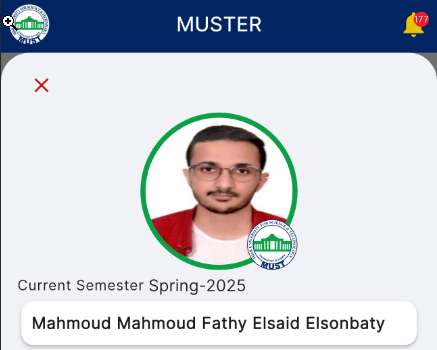
#> input picture Assets/Assignment1-ID.png, 437 x 350 px
$ jupyter execute Lec3.ipynb
#> lines starting #> are read from the running program, lines starting #| are printed output that depends on the picture
# Image Processing Task

## Draw Rectangles

Use **OpenCV** and **Matplotlib** to draw the following rectangles:

- From **(100, 100)** to **(150, 200)**
- From **(200, 200)** to **(300, 300)**
- From **(250, 320)** to **(400, 400)**

---

## Work With Your ID Photo

1. **Take a photo of your ID**
2. **Write your name** on the photo
3. **Draw circles** on the corners of the ID
4. **Draw a line** under your name

---

## Transparency Experiment

Use **4 subplots** to show different transparency levels of your ID image.

---

[cell 1]
import cv2
import numpy as np
import matplotlib.pyplot as plt

[cell 2]
rectangleColor = (0, 255, 255)
background = np.zeros((480, 640, 3), dtype=np.uint8)

image = cv2.rectangle(background,(100,100),(150,200),rectangleColor,1)
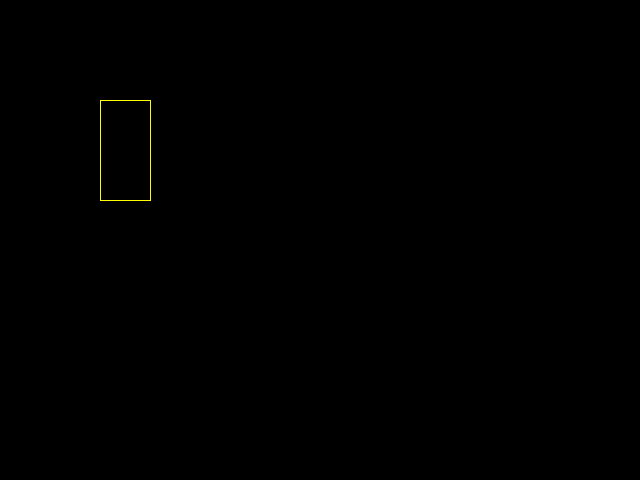
#> background: shape (480, 640, 3); mean of channels 0, 1, 2 0, 0.2, 0.2; drawn as B, G, R
image = cv2.rectangle(image,(200,200),(300,300),rectangleColor,1)
image = cv2.rectangle(image,(250,320),(400,400),rectangleColor,1)
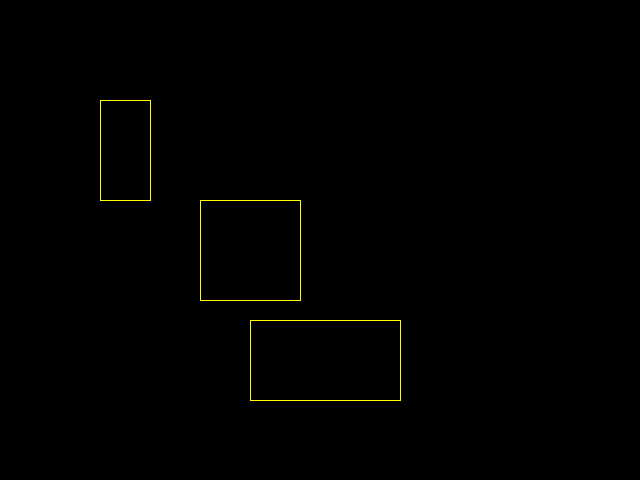
#> image: shape (480, 640, 3); mean of channels 0, 1, 2 0, 1, 1; drawn as B, G, R

cv2.imshow('image', image)
cv2.waitKey(0)
cv2.destroyAllWindows()

[cell 3]
myID = cv2.imread('../Assets/Assignment1-ID.png')
#> myID is the input picture: shape (350, 437, 3); mean B, G, R 208.6, 200.7, 196.5

myID = cv2.circle(myID, (100, 100), 25, (0, 0, 255), 2)
myID = cv2.circle(myID, (100, 280), 25, (0, 0, 255), 2)
myID = cv2.circle(myID, (350, 100), 25, (0, 0, 255), 2)
myID = cv2.circle(myID, (350, 280), 25, (0, 0, 255), 2)

cv2.putText(myID, 'Mahmoud', (150, 80), cv2.FONT_HERSHEY_COMPLEX, 1, (0, 0, 0), 2, cv2.LINE_AA)
myID = cv2.line(myID, (150, 100), (300, 100), (0, 0, 0), 2)
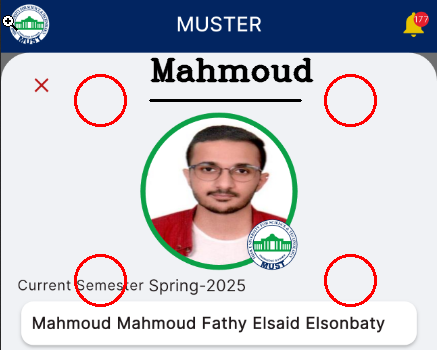
#> myID: shape (350, 437, 3); mean B, G, R 202, 194.2, 193.3

cv2.imshow('image', myID)
cv2.waitKey(0)
cv2.destroyAllWindows()

[cell 4]
fig, axes = plt.subplots(1, 4, figsize=(16, 4))

alphas = [0.25, 0.5, 0.75, 1.0]  # Transparency levels
for ax, alpha in zip(axes, alphas):
    ax.imshow(cv2.cvtColor(myID, cv2.COLOR_BGR2RGB), alpha=alpha)
    ax.set_title(f'Transparency: {alpha}')
    ax.axis('off')

plt.tight_layout()
plt.show()
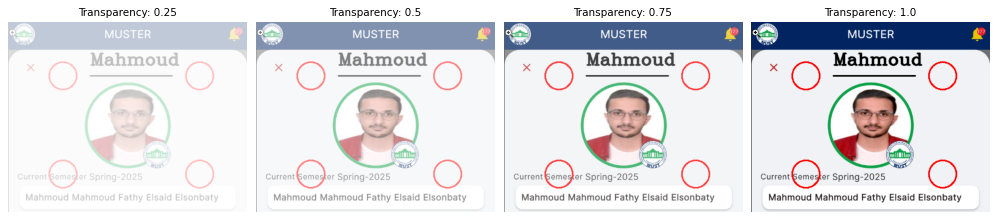
#> figure drawn by matplotlib, 4 panels
